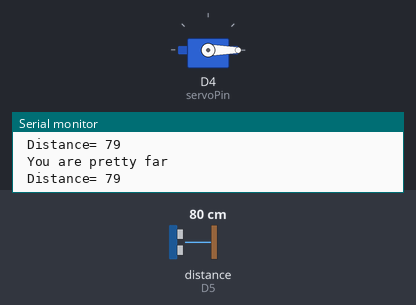
A sketch run on a simulated ESP8266 (NodeMCU). Parts: servo, the last lines printed to the serial monitor. Wiring (inferred from the names in the program): ultrasonic range finder: trigger D6; echo D5. Inputs (shaded band) come from the test bench; at power-on: distance to the obstacle (sensor on D5) 80 cm. The echo pulse lasts 58.3 µs per cm.

Above: at 1.3 s.
1.4 s: distance to the obstacle (sensor on D5) set to 23 cm
3.2 s: distance to the obstacle (sensor on D5) set to 19 cm
At 4.8 s:
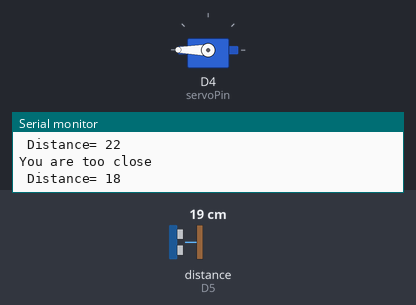
5.5 s: distance to the obstacle (sensor on D5) set to 35 cm
At 8.2 s:
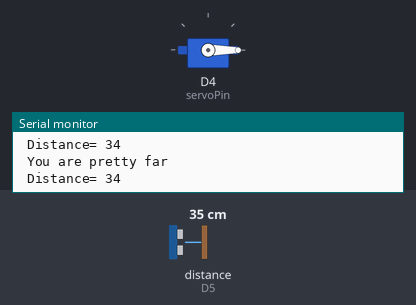
8.5 s: distance to the obstacle (sensor on D5) set to 2 cm
At 10.3 s:
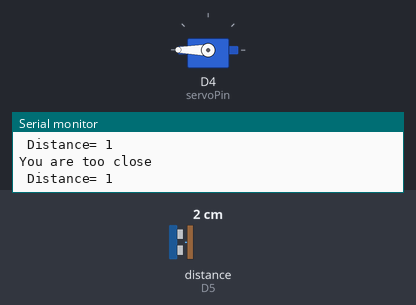
Timing chart, 0 to 11.5 s (numbered marks = the images above; inputs shaded):
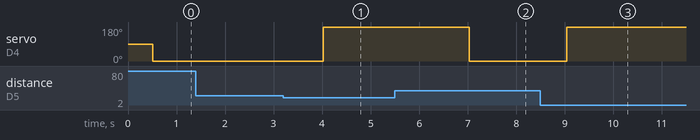

Measured:
- the behaviour switches between 22 and 21 cm on distance to the obstacle (sensor on D5) (found by bisection; images 0 and 1)
- after the input at 3.2 s, servo on D4 (servoPin): 0° → 180° after 0.83 s
- after the input at 5.5 s, servo on D4 (servoPin): 180° → 0° after 1.5 s
- after the input at 8.5 s, servo on D4 (servoPin): 0° → 180° after 0.54 s

The sketch:

smartbin.ino
```cpp
#include <Servo.h>
Servo myservo;
int servoPin = D4;
int angle = 0;

int trigger_pin = D6;
int echo_pin = D5;
int timing;
int distance;
void setup()
{
        myservo.attach(servoPin);

        Serial.begin (9600);
        pinMode (trigger_pin, OUTPUT);
        pinMode (echo_pin, INPUT);
}
void loop()
{
    digitalWrite (trigger_pin, HIGH);
    delayMicroseconds (10);
    digitalWrite (trigger_pin, LOW);
    timing = pulseIn (echo_pin, HIGH);
    distance = (timing * 0.034) / 2;

  if (distance <= 20)
        {
        Serial.println ("You are too close");
        Serial.print (" Distance= ");
        Serial.println (distance);
        delay (500);

    myservo.write(180);
      delay(1000);

        }
  else {
        Serial.println (" You are pretty far ");
        Serial.print (" Distance= ");
        Serial.println (distance);
        delay (500);

      myservo.write(0);
       }
}
```
